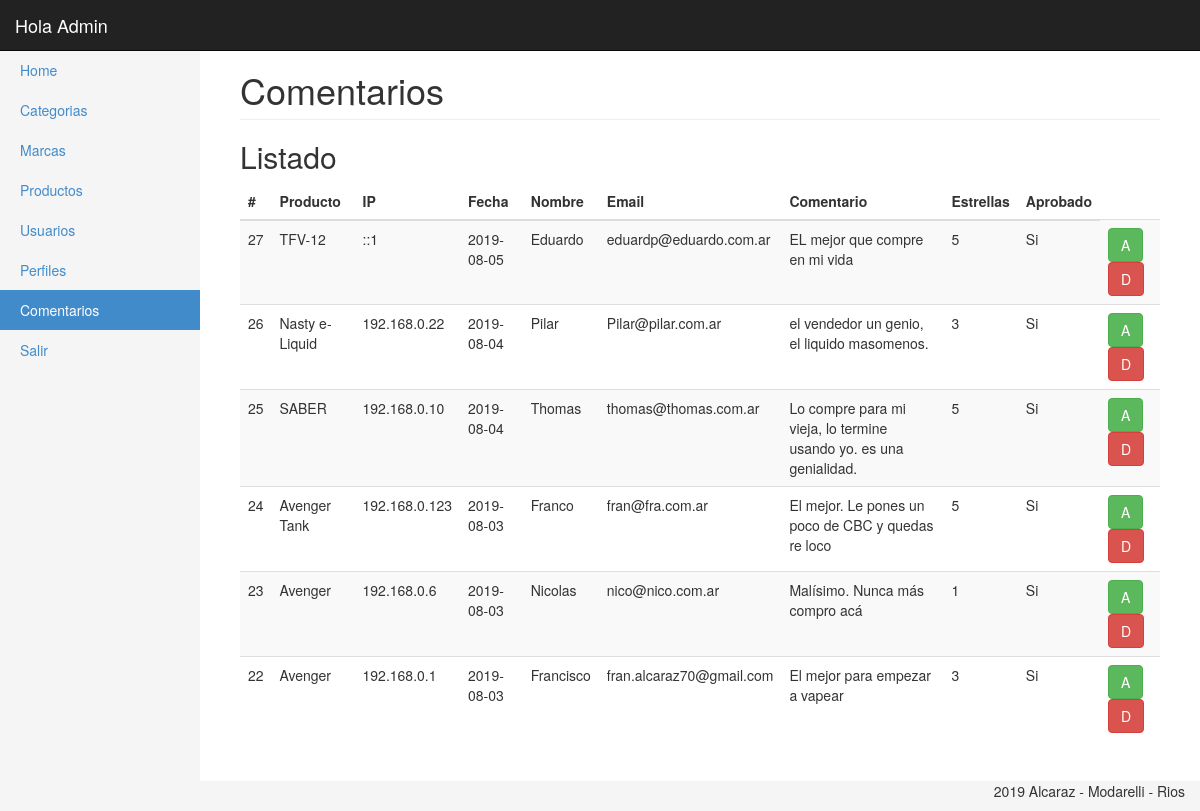
Screenshot of /_admin/comentarios.php (signed in) with the database file from the repository.
### tables this page shows
CREATE TABLE `comentarios` (
  `id_comentario` int(11) NOT NULL,
  `id_producto` int(11) NOT NULL,
  `ip_origen` varchar(255) NOT NULL,
  `fecha` date NOT NULL,
  `txt_nombre` varchar(200) NOT NULL,
  `txt_email` varchar(200) NOT NULL,
  `txt_comentario` varchar(800) NOT NULL,
  `cant_estrellas` int(11) NOT NULL,
  `sn_aprobado` int(11) NOT NULL
);

CREATE TABLE `productos` (
  `id_producto` int(11) NOT NULL,
  `marca` int(11) DEFAULT NULL,
  `categoria` int(11) NOT NULL,
  `txt_desc` varchar(300) NOT NULL,
  `alt` varchar(300) NOT NULL,
  `img` varchar(800) NOT NULL,
  `descripcion` varchar(800) NOT NULL,
  `sn_destacado` int(11) DEFAULT '0',
  `sn_habilitado` int(11) DEFAULT '0'
);

### _admin/clases/comentarios.php (called while the page is built, shortened)
<?
Class Comentario{
	private $con;
	public function __construct($con){
		$this->con = $con;
	}
	public function getList(){
		$query = "SELECT c.id_comentario, c.id_producto, p.txt_desc, c.ip_origen, c.fecha, c.txt_nombre, c.txt_email, c.txt_comentario, c.cant_estrellas,
		case when c.sn_aprobado = -1 then 'Si' else 'No' end sn_aprobado
		from comentarios c
		join productos p on p.id_producto = c.id_producto order by 1 desc";
        return $this->con->query($query);
	}
}
?>

### _admin/comentarios.php (the view, shortened to what this page needs)
<?
require('inc/header.php');
?>
<div class="container-fluid">
    <?$commentsMenu = 'Comentarios';
		$comentarios = new Comentario($con);
		include('inc/side_bar.php');
    ?>
        <div class="col-sm-9 col-md-10 main">
		  <h1 class="page-header">
            Comentarios
          </h1>
			<h2 class="sub-header">Listado</h2>
          <div class="table-responsive">
            <table class="table table-striped">
              <thead>
                <tr>
                  <th>#</th>
                  <th>Producto</th>
				  <th>IP</th>
				  <th>Fecha</th>
				  <th>Nombre</th>
				  <th>Email</th>
				  <th>Comentario</th>
				  <th>Estrellas</th>
				  <th>Aprobado</th>
                </tr>
              </thead>
			  <tbody>
				<?
					foreach($comentarios->getList() as $comentario){?>
						<tr>
						  <td><?=$comentario['id_comentario'];?></td>
						  <td><?=$comentario['txt_desc'];?></td>
						  <td><?=$comentario['ip_origen'];?></td>
						  <td><?=$comentario['fecha'];?></td>
						  <td><?=$comentario['txt_nombre'];?></td>
						  <td><?=$comentario['txt_email'];?></td>
						  <td><?=$comentario['txt_comentario'];?></td>
						  <td><?=$comentario['cant_estrellas'];?></td>
						  <td><?=$comentario['sn_aprobado'];?></td>
						  <td>
							<?if(in_array('comment.app',$_SESSION['usuario']['permisos'])){?>
								<a href="comentarios.php?app=<?=$comentario['id_comentario']?>"><button type="button" class="btn btn-success" title="Aprobar">A</button></a>
							<?}?>
							<?if(in_array('comment.dis',$_SESSION['usuario']['permisos'])){?>
								<a href="comentarios.php?dis=<?=$comentario['id_comentario']?>"><button type="button" class="btn btn-danger" title="Desaprobar">D</button></a>
							<?}?>
					      </td>
						</tr>
				    <?}?>
              </tbody>
            </table>
          </div>
      </div>
	</div>
</div>
<?include('inc/footer.php');?>

### _admin/css/styles.css (style rules this page uses)
body { padding-top: 50px; background-color: #f5f5f5; }
.main { padding: 20px; background-color: #fff; }
@media (min-width: 768px) { .main { padding-right: 40px; padding-left: 40px; } }
.main .page-header { margin-top: 0; }

### rows the page displays
comentarios: id_comentario "27", id_producto.txt_desc "TFV-12", ip_origen "::1", fecha "2019-08-05", txt_nombre "Eduardo", txt_email "eduardp@eduardo.com.ar", txt_comentario "EL mejor que compre en mi vida", cant_estrellas "5", sn_aprobado "Si"
comentarios: id_comentario "26", id_producto.txt_desc "Nasty e-Liquid", ip_origen "192.168.0.22", fecha "2019-08-04", txt_nombre "Pilar", txt_email "Pilar@pilar.com.ar", txt_comentario "el vendedor un genio, el liquido masomenos.", cant_estrellas "3", sn_aprobado "Si"
comentarios: id_comentario "25", id_producto.txt_desc "SABER", ip_origen "192.168.0.10", fecha "2019-08-04", txt_nombre "Thomas", txt_email "thomas@thomas.com.ar", txt_comentario "Lo compre para mi vieja, lo termine usando yo. es una genialidad.", cant_estrellas "5", sn_aprobado "Si"
comentarios: id_comentario "24", id_producto.txt_desc "Avenger Tank", ip_origen "192.168.0.123", fecha "2019-08-03", txt_nombre "Franco", txt_email "fran@fra.com.ar", txt_comentario "El mejor. Le pones un poco de CBC y quedas re loco", cant_estrellas "5", sn_aprobado "Si"
comentarios: id_comentario "23", id_producto.txt_desc "Avenger", ip_origen "192.168.0.6", fecha "2019-08-03", txt_nombre "Nicolas", txt_email "nico@nico.com.ar", txt_comentario "Malísimo. Nunca más compro acá", cant_estrellas "1", sn_aprobado "Si"
comentarios: id_comentario "22", id_producto.txt_desc "Avenger", ip_origen "192.168.0.1", fecha "2019-08-03", txt_nombre "Francisco", txt_email "fran.alcaraz70@gmail.com", txt_comentario "El mejor para empezar a vapear", cant_estrellas "3", sn_aprobado "Si"

### other values shown
$_SESSION['usuario']['nombre'] "Admin"
